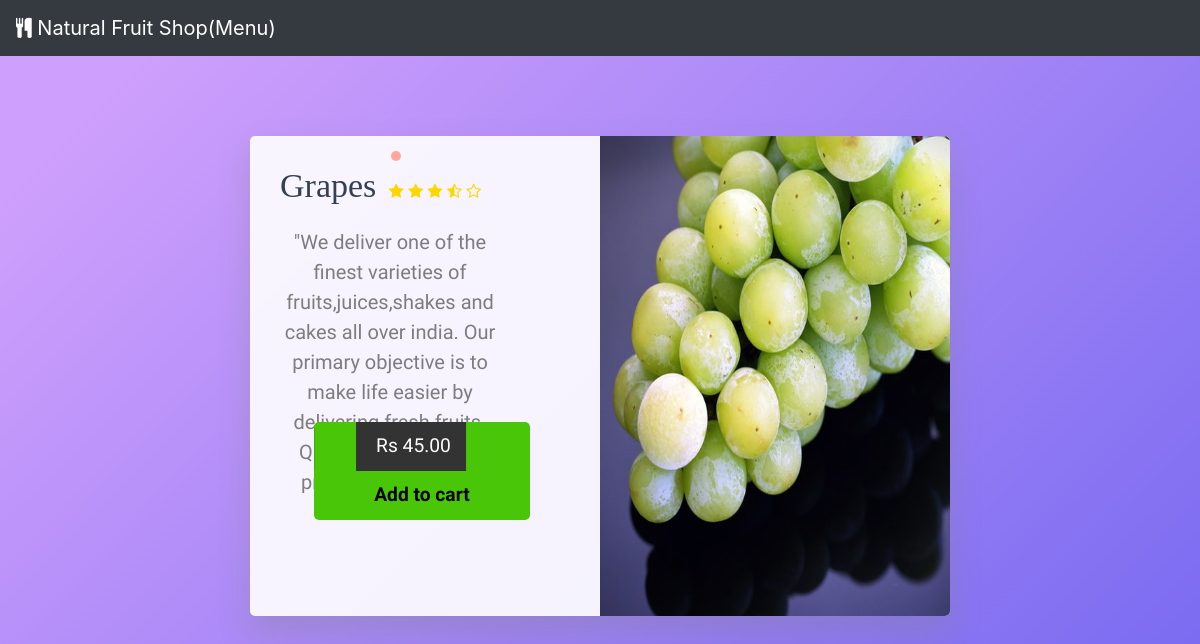
Page /accounts/products/grapes/ (signed in) on the committed database.
### products/models.py (models this page shows, shortened)
class Product(models.Model):
    title=models.CharField(max_length=120)
    description=models.TextField()
    price=models.DecimalField(max_digits=10,decimal_places=2)
    image=models.FileField(upload_to='products/images/',null=True)
    image2=models.FileField(upload_to='products/images/',null=True)
    slug=models.SlugField(unique=True)
    timestamp=models.DateTimeField(auto_now_add=True, auto_now=False)
    updated=models.DateTimeField(auto_now_add=False, auto_now=True)
    active=models.BooleanField(default=True)

### shakes/views.py (the view, shortened to what this page needs)
# urls.py: url(r'^products/(?P<slug>.*)/$',views.single,name='single-toy'),
def single(request,slug):
    p=Product.objects.get(slug=slug)
    cart=Cart.objects.all()
    l=len(cart)
    carts=cart[l-1]
    c=carts.products.all()
    if p not in c:
        carts.products.add(p)
    new_total=0.00
    for item in carts.products.all():
        new_total+=float(item.price)
    carts.total=new_total
    carts.save()
    if request.user.is_authenticated:
        context={'toy': p,'username': request.user}
    return render(request,'menu.html',context)

### shakes/templates/menu.html (shortened to what this page needs)
<!doctype html>
<html lang="en">
  <head>
    <link rel="stylesheet" href="https://stackpath.bootstrapcdn.com/bootstrap/4.3.1/css/bootstrap.min.css">
     <link href="https://stackpath.bootstrapcdn.com/font-awesome/4.7.0/css/font-awesome.min.css" rel="stylesheet">
  </head>
  <body>
  <nav class="navbar navbar-expand-lg navbar-dark bg-dark">
  <a class="navbar-brand" href="{% url 'test' %}"><i class="fa fa-cutlery" aria-hidden="true"></i>
Natural Fruit Shop(Menu)</a>
  <div class="collapse navbar-collapse" id="navbarText">
  </div>
      </nav>
      <div id="container">
	<div class="product-details">
	<h1>{{toy.title}}</h1>
	<span class="hint-star star">
		<i class="fa fa-star" aria-hidden="true"></i>
		<i class="fa fa-star" aria-hidden="true"></i>
		<i class="fa fa-star" aria-hidden="true"></i>
		<i class="fa fa-star-half-o" aria-hidden="true"></i>
		<i class="fa fa-star-o" aria-hidden="true"></i>
	</span>
		<p class="information">"We deliver one of the finest varieties of fruits,juices,shakes
            and cakes all over india. Our primary objective is to make life easier by delivering fresh fruits. Quality is always our priority. So give us a chance."</p>
<div class="control">
	<button class="btn">
	 <span class="price">Rs {{toy.price}}</span>
        <span class="buy"><a class='hov' href="{% url 'carts' %}">Add to cart</a></span>
 </button>
</div>
</div>
<div class="product-image">
	<img src="/static/media/{{toy.image2}}" alt="Omar Dsoky">
</div>
</div>
  </body>
</html>

### shakes/templates/menu.html (style rules this page uses)
body { background: #DFC2F2; background-image: linear-gradient( 135deg, #CE9FFC 10%, #7367F0 100%); background-attachment: fixed; background-size: cover; }
#container { box-shadow: 0 15px 30px 1px rgba(128, 128, 128, 0.31); background: rgba(255, 255, 255, 0.90); text-align: center; border-radius: 5px; overflow: hidden; margin: 5em auto; height: 480px; width: 700px; }
.product-details { position: relative; text-align: left; overflow: hidden; padding: 30px; height: 100%; float: left; width: 40%; }
#container .product-details h1 { font-family: 'Old Standard TT', serif; display: inline-block; position: relative; font-size: 34px; color: #344055; margin: 0; }
#container .product-details h1:before { position: absolute; content: ''; right: 0%; top: 0%; transform: translate(25px, -15px); font-family: 'Farsan', cursive; display: inline-block; background: #FFA69E; border-radius: 5px; font-size: 14px; padding: 5px; color: #FFF; margin: 0; animation: chan-sh 6s ease infinite; }
.hint-star { display: inline-block; margin-left: 0.5em; color: gold; width: 50%; }
#container .product-details > p { font-family: 'Farsan', cursive; text-align: center; font-size: 20px; color: #7d7d7d; }
.control { position: absolute; bottom: 20%; left: 22.8%; }
.btn { transform: translateY(0px); transition: 0.3s linear; background: #49C608; border-radius: 5px; position: relative; overflow: hidden; cursor: pointer; outline: none; border: none; color: #eee; padding: 0; margin: 0; margin-top: 10px; }
.btn span { font-family: 'Farsan', cursive; transition: transform 0.3s; display: inline-block; padding: 10px 20px; font-size: 1.2em; margin:0; }
.btn .price, .shopping-cart { background: #333; border: 0; margin: 0; color: white; }
.btn .price { transform: translateX(-10%); padding-right: 15px; }
.btn .buy { z-index: 3; font-weight: bolder; }
.product-image { transition: all 0.3s ease-out; display: inline-block; position: relative; overflow: hidden; height: 100%; float: right; width: 50%; display: inline-block; }
#container img { width: 100%;height: 100%; }
.hov { color: black; }
.information { margin-top: 20px; }

### rows in the picture
Product: title "Grapes", price "45.00", image2 (picture)
